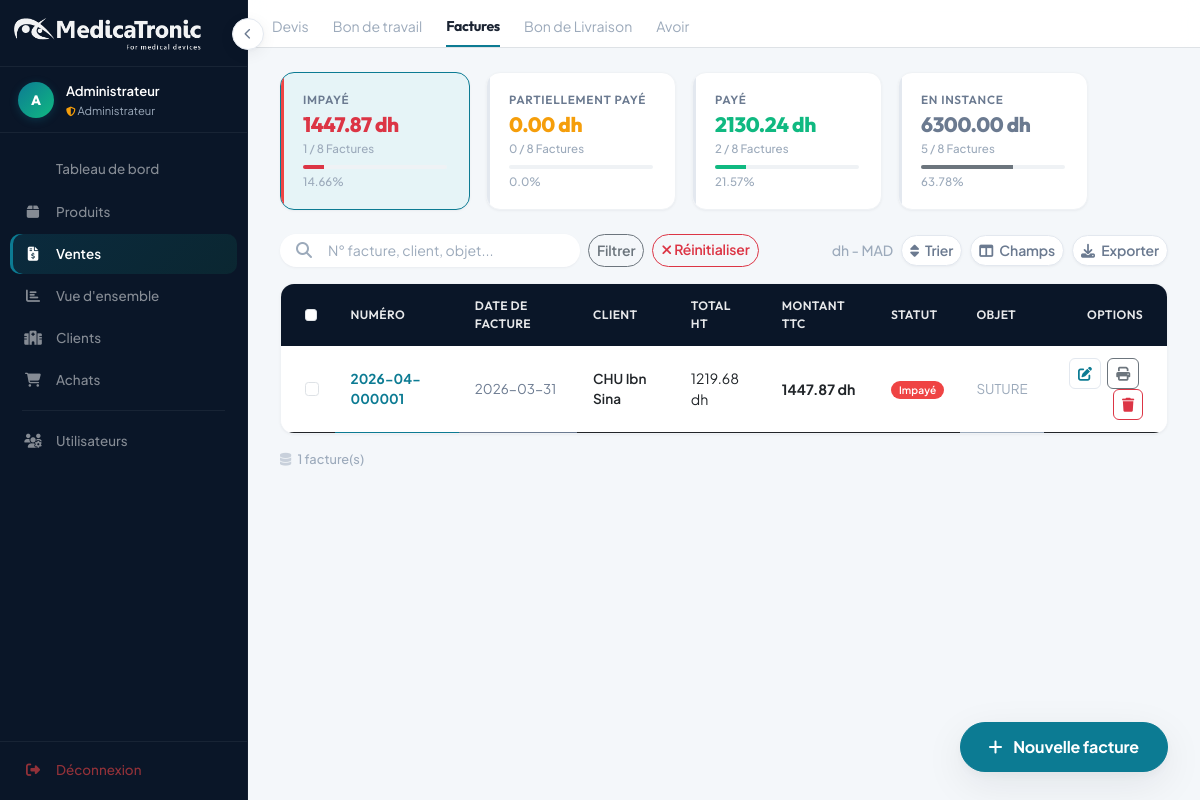
Screenshot of /ventes/Facture?statut=Impayé (signed in) with the database file from the repository.
### tables this page shows
CREATE TABLE factures (
    id                  INTEGER PRIMARY KEY AUTOINCREMENT,
    numero              TEXT UNIQUE,
    client_id           INTEGER,
    date_facture        TEXT,
    date_echeance       TEXT,
    devise              TEXT    DEFAULT 'MAD',
    emplacement_stock   TEXT,
    contact_commercial  TEXT,
    modele              TEXT,
    objet               TEXT,
    remarques           TEXT,
    conditions          TEXT,
    statut              TEXT    DEFAULT 'En instance',
    montant_ht          REAL    DEFAULT 0,
    remise_globale      REAL    DEFAULT 0,
    montant_tva         REAL    DEFAULT 0,
    ajustement          REAL    DEFAULT 0,
    montant_ttc         REAL    DEFAULT 0,
    FOREIGN KEY (client_id) REFERENCES clients(id)
);

CREATE TABLE clients (
    id   INTEGER PRIMARY KEY AUTOINCREMENT,
    nom  TEXT NOT NULL,
    type TEXT DEFAULT 'Hôpital'
, adresse TEXT, ville TEXT, telephone TEXT, email TEXT, code_client TEXT, ice TEXT, identifiant_fiscal TEXT, code_postal TEXT, region TEXT, pays TEXT DEFAULT "Maroc", gsm TEXT, contact TEXT, tarification TEXT DEFAULT "T1", categorie_client TEXT, latitude TEXT, longitude TEXT, adresse_facturation TEXT, ville_facturation TEXT, region_facturation TEXT, code_postal_facturation TEXT, pays_facturation TEXT, adresse_livraison TEXT, ville_livraison TEXT, region_livraison TEXT, code_postal_livraison TEXT, pays_livraison TEXT, actif INTEGER DEFAULT 1);

### app.py (the view)
@app.route('/ventes')
@app.route('/ventes/<type_doc>')
@login_required
def ventes(type_doc=None):
    conn      = get_db_connection()
    search    = request.args.get('search', '').strip()
    statut    = request.args.get('statut', '')
    type_document = type_doc or request.args.get('type', 'Facture')
    if type_document not in DOC_PREFIXES:
        type_document = 'Facture'
    query  = '''
        SELECT f.*, cl.nom AS client_nom
        FROM factures f LEFT JOIN clients cl ON f.client_id = cl.id
    '''
    params, wheres = [], []
    wheres.append("(f.type_document = ? OR (f.type_document IS NULL AND ? = 'Facture'))")
    params += [type_document, type_document]
    if search:
        wheres.append('(f.numero LIKE ? OR cl.nom LIKE ? OR f.objet LIKE ?)')
        params += [f'%{search}%', f'%{search}%', f'%{search}%']
    if statut:
        wheres.append('f.statut = ?')
        params.append(statut)
    if wheres:
        query += ' WHERE ' + ' AND '.join(wheres)
    query   += ' ORDER BY f.date_facture DESC'
    factures = conn.execute(query, params).fetchall()
    stats_query = "SELECT statut, COUNT(*) AS nb, SUM(montant_ttc) AS total FROM factures WHERE (type_document = ? OR (type_document IS NULL AND ? = 'Facture')) GROUP BY statut"
    stats    = conn.execute(stats_query, (type_document, type_document)).fetchall()
    total_all = sum(s['nb'] for s in stats)
    total_ttc = sum(s['total'] or 0 for s in stats)
    conn.close()
    stats_dict = {s['statut']: {'nb': s['nb'], 'total': s['total']} for s in stats}
    return render_template('ventes.html',
                           factures=factures, stats=stats_dict,
                           total_all=total_all, total_ttc=total_ttc,
                           search_query=search, statut_filtre=statut,
                           type_document=type_document)

### templates/ventes.html (shortened to what this page needs)
<!DOCTYPE html>
<html lang="fr">
<head>
    <link href="https://cdn.jsdelivr.net/npm/bootstrap@5.3.0/dist/css/bootstrap.min.css" rel="stylesheet">
    <link rel="stylesheet" href="https://cdnjs.cloudflare.com/ajax/libs/font-awesome/6.4.0/css/all.min.css">
    <link rel="stylesheet" href="{{ url_for('static', filename='style.css') }}">
</head>
<body>
{% include '_sidebar.html' %}
<div class="main-content">
    <div class="bg-white border-bottom px-4 pt-3">
        {% set td = type_document or 'Facture' %}
        <div class="d-flex gap-4 mb-0">
            {% for doc_type, doc_label in [('Devis','Devis'), ('Bon de travail','Bon de travail'), ('Facture','Factures'), ('Bon de livraison','Bon de Livraison'), ('Avoir','Avoir')] %}
            <a href="{{ url_for('ventes', type_doc=doc_type) }}"
               class="text-decoration-none pb-2 {% if td == doc_type %}fw-bold heading{% endif %}"
               style="{% if td == doc_type %}color:var(--text); border-bottom:2px solid var(--primary);{% else %}color:var(--text-tertiary);{% endif %} font-size:0.88rem;">
                {{ doc_label }}
            </a>
            {% endfor %}
        </div>
    </div>
    <div class="content-padding">
        <div class="d-flex gap-3 mb-4 flex-wrap">
            {% set s_imp = stats.get('Impay\u00e9', {'nb':0,'total':0}) %}
            {% set pct_imp = ((s_imp.total or 0) / total_ttc * 100) | round(2) if total_ttc else 0 %}
            <a href="{{ url_for('ventes', type_doc=td, statut='Impay\u00e9') }}" class="text-decoration-none animate-in animate-in-delay-1">
                <div class="stat-card danger {% if statut_filtre == 'Impay\u00e9' %}active{% endif %}">
                    <div class="stat-label">Impay&eacute;</div>
                    <div class="stat-amount text-danger">{{ "%.2f"|format(s_imp.total or 0) }} dh</div>
                    <div class="stat-sub">{{ s_imp.nb }} / {{ total_all }} Factures</div>
                    <div class="progress mt-2"><div class="progress-bar bg-danger" style="width:{{ pct_imp }}%"></div></div>
                    <div class="stat-sub mt-1">{{ pct_imp }}%</div>
                </div>
            </a>
            {% set s_part = stats.get('Partiellement pay\u00e9', {'nb':0,'total':0}) %}
            {% set pct_part = ((s_part.total or 0) / total_ttc * 100) | round(2) if total_ttc else 0 %}
            <a href="{{ url_for('ventes', type_doc=td, statut='Partiellement pay\u00e9') }}" class="text-decoration-none animate-in animate-in-delay-2">
                <div class="stat-card {% if statut_filtre == 'Partiellement pay\u00e9' %}active{% endif %}">
                    <div class="stat-label">Partiellement pay&eacute;</div>
                    <div class="stat-amount" style="color:var(--warning);">{{ "%.2f"|format(s_part.total or 0) }} dh</div>
                    <div class="stat-sub">{{ s_part.nb }} / {{ total_all }} Factures</div>
                    <div class="progress mt-2"><div class="progress-bar bg-warning" style="width:{{ pct_part }}%"></div></div>
                    <div class="stat-sub mt-1">{{ pct_part }}%</div>
                </div>
            </a>
            {% set s_pay = stats.get('Pay\u00e9', {'nb':0,'total':0}) %}
            {% set pct_pay = ((s_pay.total or 0) / total_ttc * 100) | round(2) if total_ttc else 0 %}
            <a href="{{ url_for('ventes', type_doc=td, statut='Pay\u00e9') }}" class="text-decoration-none animate-in animate-in-delay-3">
                <div class="stat-card {% if statut_filtre == 'Pay\u00e9' %}active{% endif %}">
                    <div class="stat-label">Pay&eacute;</div>
                    <div class="stat-amount" style="color:var(--success);">{{ "%.2f"|format(s_pay.total or 0) }} dh</div>
                    <div class="stat-sub">{{ s_pay.nb }} / {{ total_all }} Factures</div>
                    <div class="progress mt-2"><div class="progress-bar" style="background:var(--success); width:{{ pct_pay }}%"></div></div>
                    <div class="stat-sub mt-1">{{ pct_pay }}%</div>
                </div>
            </a>
            {% set s_inst = stats.get('En instance', {'nb':0,'total':0}) %}
            {% set pct_inst = ((s_inst.total or 0) / total_ttc * 100) | round(2) if total_ttc else 0 %}
            <a href="{{ url_for('ventes', type_doc=td, statut='En instance') }}" class="text-decoration-none animate-in animate-in-delay-4">
                <div class="stat-card {% if statut_filtre == 'En instance' %}active{% endif %}">
                    <div class="stat-label">En instance</div>
                    <div class="stat-amount" style="color:var(--text-secondary);">{{ "%.2f"|format(s_inst.total or 0) }} dh</div>
                    <div class="stat-sub">{{ s_inst.nb }} / {{ total_all }} Factures</div>
                    <div class="progress mt-2"><div class="progress-bar bg-secondary" style="width:{{ pct_inst }}%"></div></div>
                    <div class="stat-sub mt-1">{{ pct_inst }}%</div>
                </div>
            </a>
        </div>
        <div class="d-flex justify-content-between align-items-center mb-3 animate-in animate-in-delay-3">
            <form action="{{ url_for('ventes') }}" method="GET" class="d-flex gap-2">
                <div class="position-relative">
                    <span class="position-absolute top-50 start-0 translate-middle-y ms-3" style="color:var(--text-tertiary);">
                        <i class="fas fa-search"></i>
                    </span>
                    <input type="text" name="search" class="form-control ps-5"
                           style="width:300px; border:none; background:var(--surface); box-shadow:var(--shadow-sm); border-radius:var(--radius-full);"
                           placeholder="N&deg; facture, client, objet..."
                           value="{{ search_query or '' }}">
                </div>
                <button type="submit" class="btn btn-outline-secondary btn-sm" style="border-radius:var(--radius-full);">Filtrer</button>
                {% if statut_filtre or search_query %}
                <a href="{{ url_for('ventes') }}" class="btn btn-sm btn-outline-danger" style="border-radius:var(--radius-full);">
                    <i class="fas fa-times"></i> R&eacute;initialiser
                </a>
                {% endif %}
            </form>
            <div class="d-flex gap-2 align-items-center">
                <small style="color:var(--text-tertiary); font-weight:500;">dh - MAD</small>
                <button class="btn btn-white btn-sm" style="border-radius:var(--radius-full);"><i class="fas fa-sort me-1"></i> Trier</button>
                <button class="btn btn-white btn-sm" style="border-radius:var(--radius-full);"><i class="fas fa-columns me-1"></i> Champs</button>
                <button class="btn btn-white btn-sm" style="border-radius:var(--radius-full);"><i class="fas fa-download me-1"></i> Exporter</button>
            </div>
        </div>
        <div class="table-container">
            <table class="table align-middle mb-0 table-hover">
                <thead>
                    <tr>
                        <th class="ps-4" style="width:40px;"><input type="checkbox" class="form-check-input"></th>
                        <th>Num&eacute;ro</th>
                        <th>Date de facture</th>
                        <th>Client</th>
                        <th>Total HT</th>
                        <th>Montant TTC</th>
                        <th>Statut</th>
                        <th>Objet</th>
                        <th class="text-end pe-4">Options</th>
                    </tr>
                </thead>
                <tbody>
                    {% for f in factures %}
                    <tr class="cursor-pointer" data-href="{{ url_for('edit_facture', id=f.id) }}">
                        <td class="ps-4" onclick="event.stopPropagation()">
                            <input type="checkbox" class="form-check-input">
                        </td>
                        <td class="fw-bold" style="color:var(--primary);">{{ f.numero }}</td>
                        <td style="color:var(--text-secondary); font-size:0.84rem;">{{ f.date_facture or '&mdash;' }}</td>
                        <td style="font-weight:600;">{{ f.client_nom or '&mdash;' }}</td>
                        <td style="font-size:0.88rem;">{{ "%.2f"|format(f.montant_ht or 0) }} dh</td>
                        <td style="font-weight:700; font-size:0.88rem;">{{ "%.2f"|format(f.montant_ttc or 0) }} dh</td>
                        <td>
                            {% set s = f.statut or 'En instance' %}
                            {% if s == 'Impay\u00e9' %}
                                <span class="badge bg-danger px-2 py-1">{{ s }}</span>
                            {% elif s == 'Pay\u00e9' %}
                                <span class="badge bg-success px-2 py-1">{{ s }}</span>
                            {% elif s == 'Partiellement pay\u00e9' %}
                                <span class="badge bg-warning text-dark px-2 py-1">{{ s }}</span>
                            {% else %}
                                <span class="badge bg-secondary px-2 py-1">{{ s }}</span>
                            {% endif %}
                        </td>
                        <td style="color:var(--text-tertiary); font-size:0.84rem;">{{ f.objet or '&mdash;' }}</td>
                        <td class="text-end pe-4" onclick="event.stopPropagation()">
                            <a href="{{ url_for('edit_facture', id=f.id) }}"
                               class="btn btn-sm btn-outline-primary me-1" style="border-radius:var(--radius-sm); border-color:var(--border); color:var(--primary);" title="&Eacute;diter">
                                <i class="fas fa-edit"></i>
                            </a>
                            <a href="{{ url_for('print_facture', id=f.id) }}" target="_blank"
                               class="btn btn-sm btn-outline-secondary me-1" style="border-radius:var(--radius-sm);" title="Imprimer">
                                <i class="fas fa-print"></i>
                            </a>
                            <form action="{{ url_for('delete_facture', id=f.id) }}" method="POST" class="d-inline">
                                <button type="submit" class="btn btn-sm btn-outline-danger"
                                        style="border-radius:var(--radius-sm);"
                                        onclick="return confirm('Supprimer cette facture ?')" title="Supprimer">
                                    <i class="fas fa-trash"></i>
                                </button>
                            </form>
                        </td>
                    </tr>
                    {% endfor %}
                </tbody>
            </table>
        </div>
        <div class="mt-3" style="color:var(--text-tertiary); font-size:0.8rem; font-weight:500;">
            <i class="fas fa-database me-1" style="opacity:0.5;"></i>
            {{ factures | length }} facture(s)
        </div>
    </div>
</div>
{% set doc_labels = {'Facture':'Nouvelle facture','Devis':'Nouveau devis','Bon de travail':'Nouveau bon de travail','Bon de livraison':'Nouveau bon de livraison','Avoir':'Nouvel avoir'} %}
<div class="bottom-add">
    <a href="{{ url_for('new_facture', type_doc=td) }}" class="btn btn-info text-white fw-bold">
        <i class="fas fa-plus me-2"></i> {{ doc_labels.get(td, 'Nouveau document') }}
    </a>
</div>
</body>
</html>

### rows the page displays
factures: numero "2026-04-000001", date_facture "2026-03-31", nom "CHU Ibn Sina", montant_ht "1219.68", montant_ttc "1447.87", statut "Impayé", objet "SUTURE"

### other values shown
{{ session.get('nom', session.get('username', '?'))[0]|upper }} "A"
{{ session.get('nom', session.get('username', '')) }} "Administrateur"
{{ doc_label }} "Devis" "Bon de travail" "Factures" "Bon de Livraison" "Avoir"
{{ "%.2f"|format(s_imp.total or 0) }} "1447.87"
{{ s_imp.nb }} "1"
{{ total_all }} "8"
{{ pct_imp }} "14.66"
{{ "%.2f"|format(s_part.total or 0) }} "0.00"
{{ s_part.nb }} "0"
{{ pct_part }} "0.0"
{{ "%.2f"|format(s_pay.total or 0) }} "2130.24"
{{ s_pay.nb }} "2"
{{ pct_pay }} "21.57"
{{ "%.2f"|format(s_inst.total or 0) }} "6300.00"
{{ s_inst.nb }} "5"
